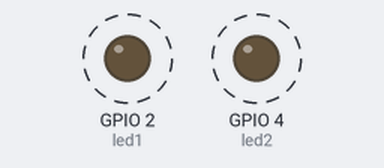
Bench run of a program on a simulated ESP32. Parts: output pins drawn as LEDs (lit = HIGH). Dashed ring = blinking. What the program prints to the serial monitor is not drawn.

Above: at 1.5 s.
Timing chart, 0 to 5.6 s (numbered marks = the images above):
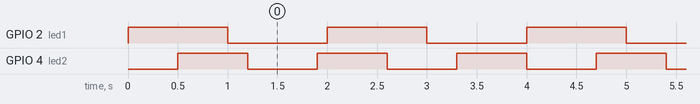

The program:

main.cpp
```cpp
#include <FastLED.h>
#include <stdio.h>
#include <stdlib.h>
#include "Arduino.h"
#include "math.h"
//#include <FreeRTOS.h>
#include <SPI.h>

/*********
  Rui Santos
  Complete project details at https://randomnerdtutorials.com
*********/

void Task1code( void * pvParameters );
void Task2code( void * pvParameters );

TaskHandle_t Task1;
TaskHandle_t Task2;

// LED pins
const int led1 = 2;
const int led2 = 4;

void setup() {
  Serial.begin(115200);
  pinMode(led1, OUTPUT);
  pinMode(led2, OUTPUT);

  //create a task that will be executed in the Task1code() function, with priority 1 and executed on core 0
  xTaskCreatePinnedToCore(
                    Task1code,   /* Task function. */
                    "Task1",     /* name of task. */
                    10000,       /* Stack size of task */
                    NULL,        /* parameter of the task */
                    1,           /* priority of the task */
                    &Task1,      /* Task handle to keep track of created task */
                    0);          /* pin task to core 0 */
  delay(500);

  //create a task that will be executed in the Task2code() function, with priority 1 and executed on core 1
  xTaskCreatePinnedToCore(
                    Task2code,   /* Task function. */
                    "Task2",     /* name of task. */
                    10000,       /* Stack size of task */
                    NULL,        /* parameter of the task */
                    1,           /* priority of the task */
                    &Task2,      /* Task handle to keep track of created task */
                    1);          /* pin task to core 1 */
    delay(500);
}

//Task1code: blinks an LED every 1000 ms
void Task1code( void * pvParameters ){
  Serial.print("Task1 running on core ");
  Serial.println(xPortGetCoreID());

  for(;;){
    digitalWrite(led1, HIGH);
    delay(1000);
    digitalWrite(led1, LOW);
    delay(1000);
  }
}

//Task2code: blinks an LED every 700 ms
void Task2code( void * pvParameters ){
  Serial.print("Task2 running on core ");
  Serial.println(xPortGetCoreID());

  for(;;){
    digitalWrite(led2, HIGH);
    delay(700);
    digitalWrite(led2, LOW);
    delay(700);
  }
}

void loop() {

}
```

Measured:
- by itself, GPIO 2 (led1): alternates HIGH for 1.0 s and LOW for 1.0 s
- by itself, GPIO 4 (led2): alternates HIGH for 0.70 s and LOW for 0.70 s
